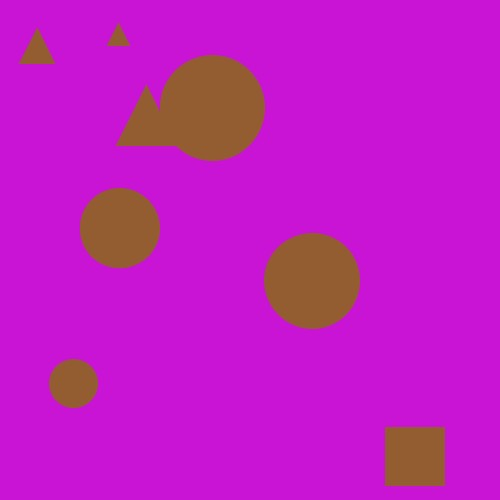
#> input picture data/00104A2001D820-00185A1-0019040-001BEFF-001CF7700142B7001E84B.jpg, 500 x 500 px
$ python shapes_counter.py --image data/00104A2001D820-00185A1-0019040-001BEFF-001CF7700142B7001E84B.jpg
#> lines starting #> are read from the running program, lines starting #| are printed output that depends on the picture; after the words box and inside, x2 and y2 are one past the last pixel; in counts of white or black regions, pixels touching at a corner belong together
#> in main, image is the input picture: shape (500, 500, 3); mean B, G, R 193.9, 28.5, 194.7
### preprocessing.py
"""
This function is used for preprocessing includig noise reducig usig median blur in the image (points+lines)
"""
import cv2

# Median filter
def preprocess(image, median_size):
    """
    @param image: original image
    @param median_size: the matrix dimensions of the median filter used
    This function returns the filtered image
    """
#> called with median_size = 7
    #the maximum size is 7
    median_size = min(median_size, 7)
    processed_image = cv2.medianBlur(image, median_size)
    return processed_image

### contours_detection.py
"""
This function allows to detect the contours of the image
"""
import cv2
from preprocessing import preprocess


def get_contours(img, median_size):
    """
    :param image: The original image, in which you wanna reduce the noise.
    :param median_size: the matrix dimensions of the median filter
    The code returns an numpy array with the contours and draw the original image with the contours detected
    """
    noisy_img = img
    img = preprocess(img, median_size)
    blurred = cv2.pyrMeanShiftFiltering(img, 20, 100)
    #we first use a binary image to find the contours
    gray = cv2.cvtColor(blurred, cv2.COLOR_BGR2GRAY)
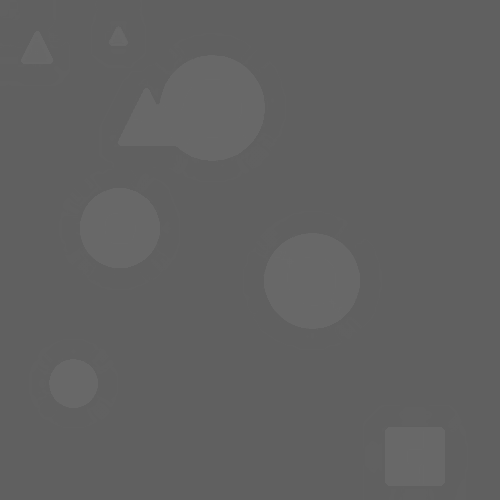
#> gray: shape (500, 500); min 96, max 105, mean 97
    _, threshold = cv2.threshold(gray, 0, 255, cv2.THRESH_BINARY+cv2.THRESH_OTSU)
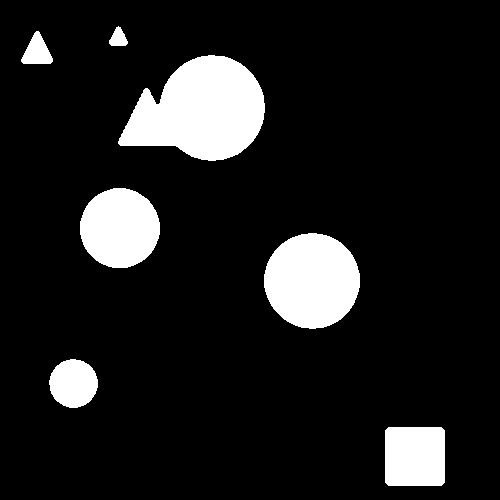
#> threshold: shape (500, 500); 11.6% white; 7 white regions
    contours, _ = cv2.findContours(threshold, cv2.RETR_LIST, cv2.CHAIN_APPROX_NONE)
#> contours = 7 contours; box (x1, y1, x2, y2) and area: (118, 55, 265, 161) 10270, (264, 233, 360, 329) 7044, (80, 188, 160, 268) 4910, (385, 427, 445, 486) 3404, (49, 359, 98, 408) 1784, (21, 31, 53, 64) 596, (109, 26, 128, 46) 218

    cv2.drawContours(noisy_img, contours, -1, (0, 0, 255), 6)
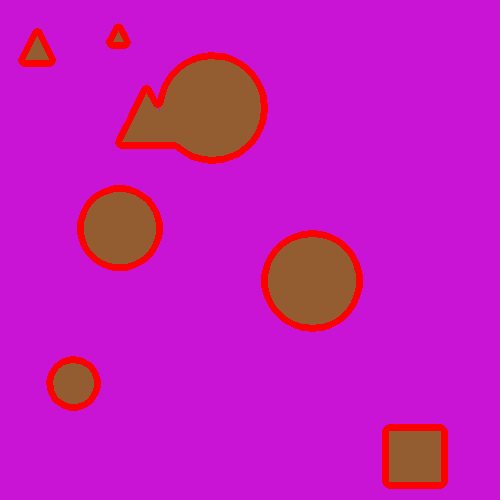
#> noisy_img: shape (500, 500, 3); 4% of pixels changed, all inside (x1, y1, x2, y2) = (18, 23, 448, 489)
    cv2.namedWindow("Detection of contours", cv2.WINDOW_NORMAL)
    cv2.imshow("Detection of contours", noisy_img)
    cv2.waitKey()
    return contours

### shape_detector.py
import cv2

class ShapeDetector:
    """
    This class works as a shape classifier, based on the number of vertices
    extracted from the approximation of the contours.
    """
    def __init__(self):
        pass

    def detect(self, c):
        """
        :param c: a contour
        :return: name of the shape.
        """
        # initialize the shape name and approximate the contour
        shape = "unidentified"
        peri = cv2.arcLength(c, True)
        approx = cv2.approxPolyDP(c, 0.04 * peri, True)

        # if there are 3 vertices, the shape is a triangle
        if len(approx) == 3:
            shape = "triangle"

        # if there are 4 vertices, the shape is a square
        elif len(approx) == 4:
            shape = "square"

        # otherwise, we assume the shape is a circle
        else:
            shape = "circle"

        # return the name of the shape
        return shape

### shapes_counter.py

"""
The file is used to take an image and return the number of each object in a txt file.
1. Preprocessing to reduce the noise (lines and points)
2. Select the contours from the image.
3. Select the core approximate corners from each contour.
4. Determine the shape of the main contour; based on its number of vertices.
5. Draw the picture with its shapes tagged by their types.
6. Count the shapes occupancies and print the numbers, comma separated.
"""

import argparse

import cv2
from contours_detection import get_contours
from shape_detector import ShapeDetector


def main():
    argument_parser = argparse.ArgumentParser()
    argument_parser.add_argument('-i', '--image', required=True, help='Path to the input image')
    args = vars(argument_parser.parse_args())
    image = cv2.imread(args['image'])
    count_shapes(image, 7)


def count_shapes(image, median_size):
    """
    @param image: The original image, in which you wanna reduce the noise.
    @param median_size: the matrix dimensions of the median filter
    This function returns an numpy array with the contours in this image
    We save the number of squares, circles and triangles in the image.
    """
    shapes = {
        "square": 0,
        "circle": 0,
        "triangle": 0
    }

    shape_detector = ShapeDetector()

    contours = get_contours(image, median_size)

    #delete the boarder
    if contours[-1][0][0][0] == 0 and contours[-1][0][0][1] == 0 and contours[-1][-1][0][1] == 0:
        contours = contours[0:-1]

    for contour in contours:
        # compute the center of the contour, then detect the name of the shape using only the contour

        moments = cv2.moments(contour)
        # If the shape is so small we delete it
        if moments["m00"] <= 0.0:
            continue

        contourX = int((moments["m10"] / moments["m00"]))
        contourY = int((moments["m01"] / moments["m00"]))

        shape = shape_detector.detect(contour)
        shapes[shape] += 1

        cv2.drawContours(image, [contour],
                         -1, (0, 255, 0), 2)
        cv2.putText(image, shape, (contourX, contourY),
                    cv2.FONT_HERSHEY_SIMPLEX,
                    0.5, (255, 0, 0), 2)
#> this loop made 7 passes
#> (contourX, contourY, shape, peri in detect, approx in detect) on passes 1, 5, 6, 7: (414, 456, 'square', 227, [[388, 427], [385, 482], [441, 485], [444, 430]]), (200, 110, 'square', 447.3, [[261, 89], [197, 57], [118, 143], [232, 156]]), (36, 51, 'triangle', 106.7, [[36, 31], [21, 61], [50, 63]]), (117, 37, 'square', 62.28, [[118, 26], [109, 40], [111, 45], [127, 43]])
#> (contourX, contourY, shape, peri in detect) on passes 2 to 4: (73, 383, 'circle', 159.2), (311, 280, 'circle', 313.8), (119, 227, 'circle', 262.1)
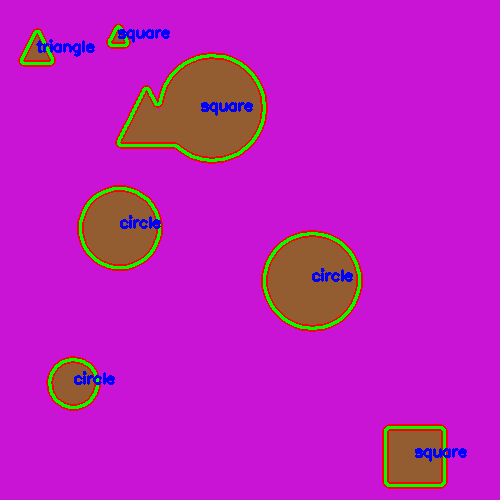
#> image: shape (500, 500, 3); 2.95% of pixels changed, all inside (x1, y1, x2, y2) = (20, 25, 467, 487)
#> after the loop, shapes = {'square': 3, 'circle': 3, 'triangle': 1}

    print("%d,%d,%d" % (shapes["square"], shapes["circle"], shapes["triangle"]))
#| 3,3,1
    cv2.imshow('img', image)
    cv2.waitKey(0)
    cv2.destroyAllWindows()
    return (shapes["square"], shapes["circle"], shapes["triangle"])

if __name__ == "__main__":
    main()
